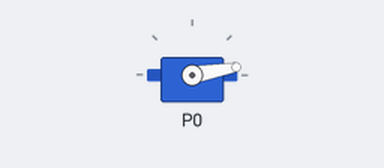
Bench run of a program on a simulated BBC micro:bit (MakeCode). Shown: servo.

Above: at 0.05 s.
At 6.85 s:
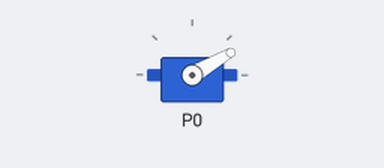
At 8.3 s:
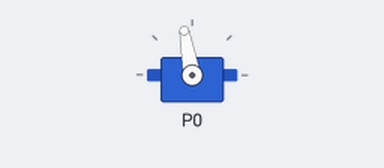
At 9.8 s:
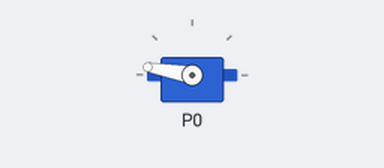
Timing chart, 0 to 12.8 s (numbered marks = the images above):
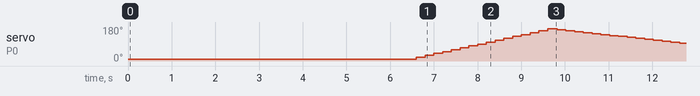

The program:

main.ts
```typescript
let angle = 0
servos.P0.setRange(10, 170)
basic.forever(function () {
    for (let index = 0; index < 32; index++) {
        angle = angle - 5
        servos.P0.setAngle(angle)
        basic.pause(200)
    }
    angle = 170
    for (let index3 = 0; index3 <= 16; index3++) {
        angle = index3 * 10 + 10
        servos.P0.setAngle(angle)
        basic.pause(200)
    }
})
```

test.ts
```typescript
// les tests vont ici ; cela ne sera pas compilé si ce paquet est utilisé en tant qu'extension.
```
